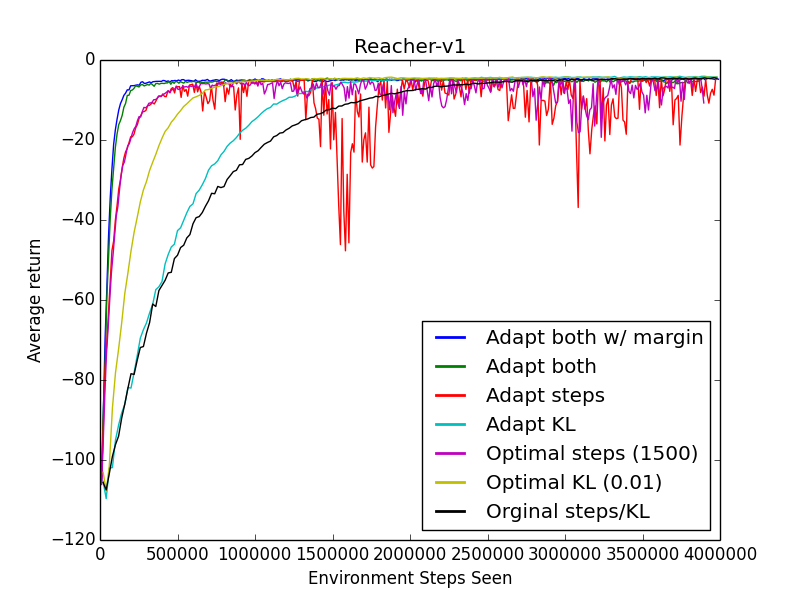

Write Python code to recreate this figure.
import numpy as np
import matplotlib.pyplot as plt
import json
import sys

times = []
rewards = []
t = []
r = []

trials = ["Reacher-v1-adaptive-margin-1000.000000-0.001000-300.000000-0.000500",
"Reacher-v1-adaptive-1000.000000-0.001000-300.000000-0.000500",
"Reacher-v1-adaptive-1000.000000-0.001000-300.000000-0.000000",
"Reacher-v1-adaptive-20000.000000-0.001000-0.000000-0.000500",
"Reacher-v1-none-1500.000000-0.001000-0.000000-0.000000",
"Reacher-v1-none-20000.000000-0.010000-0.000000-0.000000",
"Reacher-v1-none-20000.000000-0.001000-0.000000-0.000000"]
names = ["Adapt both w/ margin","Adapt both", "Adapt steps", "Adapt KL", "Optimal steps (1500)", "Optimal KL (0.01)","Orginal steps/KL"]
for i in xrange(len(trials)):
    with open(trials[i]) as data_file:
        data = json.load(data_file)

    times.append([])
    rewards.append([])
    totaltime = 0

    time_since = 0
    avg = 0
    avgcount = 0

    for e in xrange(len(data["mean_reward"])):
        totaltime += data["timesteps"][e]

        time_since += data["timesteps"][e]
        avg += data["mean_reward"][e]
        avgcount += 1

        if time_since > 10000 and totaltime < 4000000:
            time_since = 0
            # totaltime += 1
            if i == 0:
                times[i].append(totaltime)
            else:
                times[i].append(totaltime)
            rewards[i].append(avg/avgcount)

            avg = 0
            avgcount = 0

    t.append(np.array(times[i]))
    r.append(np.array(rewards[i]))

    lin, = plt.plot(t[i],r[i],label=names[i])
    if i == 0:
        lin.remove()


plt.xlabel("Environment Steps Seen")
plt.ylabel("Average return")
leg = plt.legend(loc=4)
for legobj in leg.legendHandles:
    legobj.set_linewidth(2.0)
plt.title("Reacher-v1")
plt.show()
